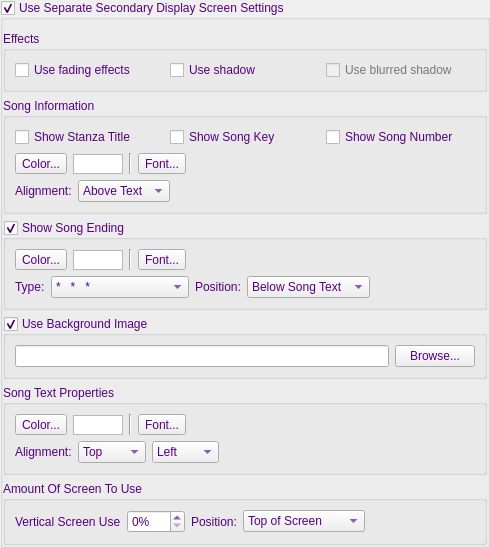
    <widget class="QGroupBox" name="groupBoxDisplay2">
     <property name="palette">
      <palette>
       <active>
        <colorrole role="WindowText">
         <brush brushstyle="SolidPattern">
          <color alpha="255">
           <red>85</red>
           <green>0</green>
           <blue>127</blue>
          </color>
         </brush>
        </colorrole>
        <colorrole role="Text">
         <brush brushstyle="SolidPattern">
          <color alpha="255">
           <red>85</red>
           <green>0</green>
           <blue>127</blue>
          </color>
         </brush>
        </colorrole>
        <colorrole role="ButtonText">
         <brush brushstyle="SolidPattern">
          <color alpha="255">
           <red>85</red>
           <green>0</green>
           <blue>127</blue>
          </color>
         </brush>
        </colorrole>
        <colorrole role="Highlight">
         <brush brushstyle="SolidPattern">
          <color alpha="255">
           <red>170</red>
           <green>85</green>
           <blue>255</blue>
          </color>
         </brush>
        </colorrole>
        <colorrole role="PlaceholderText">
         <brush brushstyle="NoBrush">
          <color alpha="128">
           <red>85</red>
           <green>0</green>
           <blue>127</blue>
          </color>
         </brush>
        </colorrole>
       </active>
       <inactive>
        <colorrole role="WindowText">
         <brush brushstyle="SolidPattern">
          <color alpha="255">
           <red>85</red>
           <green>0</green>
           <blue>127</blue>
          </color>
         </brush>
        </colorrole>
        <colorrole role="Text">
         <brush brushstyle="SolidPattern">
          <color alpha="255">
           <red>85</red>
           <green>0</green>
           <blue>127</blue>
          </color>
         </brush>
        </colorrole>
        <colorrole role="ButtonText">
         <brush brushstyle="SolidPattern">
          <color alpha="255">
           <red>85</red>
           <green>0</green>
           <blue>127</blue>
          </color>
         </brush>
        </colorrole>
        <colorrole role="Highlight">
         <brush brushstyle="SolidPattern">
          <color alpha="255">
           <red>170</red>
           <green>85</green>
           <blue>255</blue>
          </color>
         </brush>
        </colorrole>
        <colorrole role="PlaceholderText">
         <brush brushstyle="NoBrush">
          <color alpha="128">
           <red>85</red>
           <green>0</green>
           <blue>127</blue>
          </color>
         </brush>
        </colorrole>
       </inactive>
       <disabled>
        <colorrole role="WindowText">
         <brush brushstyle="SolidPattern">
          <color alpha="255">
           <red>120</red>
           <green>120</green>
           <blue>120</blue>
          </color>
         </brush>
        </colorrole>
        <colorrole role="Text">
         <brush brushstyle="SolidPattern">
          <color alpha="255">
           <red>120</red>
           <green>120</green>
           <blue>120</blue>
          </color>
         </brush>
        </colorrole>
        <colorrole role="ButtonText">
         <brush brushstyle="SolidPattern">
          <color alpha="255">
           <red>120</red>
           <green>120</green>
           <blue>120</blue>
          </color>
         </brush>
        </colorrole>
        <colorrole role="Highlight">
         <brush brushstyle="SolidPattern">
          <color alpha="255">
           <red>51</red>
           <green>153</green>
           <blue>255</blue>
          </color>
         </brush>
        </colorrole>
        <colorrole role="PlaceholderText">
         <brush brushstyle="NoBrush">
          <color alpha="128">
           <red>85</red>
           <green>0</green>
           <blue>127</blue>
          </color>
         </brush>
        </colorrole>
       </disabled>
      </palette>
     </property>
     <property name="title">
      <string>Use Separate Secondary Display Screen Settings</string>
     </property>
     <property name="flat">
      <bool>true</bool>
     </property>
     <property name="checkable">
      <bool>true</bool>
     </property>
     <layout class="QVBoxLayout" name="verticalLayout_3">
      <property name="leftMargin">
       <number>0</number>
      </property>
      <property name="rightMargin">
       <number>0</number>
      </property>
      <property name="bottomMargin">
       <number>0</number>
      </property>
      <item>
       <widget class="QGroupBox" name="groupBoxEffects2">
        <property name="palette">
         <palette>
          <active>
           <colorrole role="WindowText">
            <brush brushstyle="SolidPattern">
             <color alpha="255">
              <red>85</red>
              <green>0</green>
              <blue>127</blue>
             </color>
            </brush>
           </colorrole>
          </active>
          <inactive>
           <colorrole role="WindowText">
            <brush brushstyle="SolidPattern">
             <color alpha="255">
              <red>85</red>
              <green>0</green>
              <blue>127</blue>
             </color>
            </brush>
           </colorrole>
          </inactive>
          <disabled>
           <colorrole role="WindowText">
            <brush brushstyle="SolidPattern">
             <color alpha="255">
              <red>120</red>
              <green>120</green>
              <blue>120</blue>
             </color>
            </brush>
           </colorrole>
          </disabled>
         </palette>
        </property>
        <property name="title">
         <string>Effects</string>
        </property>
        <layout class="QHBoxLayout" name="horizontalLayout_11">
         <item>
          <widget class="QCheckBox" name="checkBoxUseFading2">
           <property name="toolTip">
            <string>If checked, when switching displayed text, fades the old text out and fades the new text in .</string>
           </property>
           <property name="text">
            <string>Use fading effects</string>
           </property>
          </widget>
         </item>
         <item>
          <widget class="QCheckBox" name="checkBoxUseShadow2">
           <property name="toolTip">
            <string>Useful when using a wallpaper image. Displays a fancy shadow effect.</string>
           </property>
           <property name="text">
            <string>Use shadow</string>
           </property>
          </widget>
         </item>
         <item>
          <widget class="QCheckBox" name="checkBoxUseBlurredShadow2">
           <property name="enabled">
            <bool>false</bool>
           </property>
           <property name="toolTip">
            <string>Useful when using a wallpaper image. Displays a fancy shadow effect.</string>
           </property>
           <property name="text">
            <string>Use blurred shadow</string>
           </property>
          </widget>
         </item>
        </layout>
       </widget>
      </item>
      <item>
       <widget class="QGroupBox" name="groupBoxSongInfo2">
        <property name="palette">
         <palette>
          <active>
           <colorrole role="WindowText">
            <brush brushstyle="SolidPattern">
             <color alpha="255">
              <red>85</red>
              <green>0</green>
              <blue>127</blue>
             </color>
            </brush>
           </colorrole>
          </active>
          <inactive>
           <colorrole role="WindowText">
            <brush brushstyle="SolidPattern">
             <color alpha="255">
              <red>85</red>
              <green>0</green>
              <blue>127</blue>
             </color>
            </brush>
           </colorrole>
          </inactive>
          <disabled>
           <colorrole role="WindowText">
            <brush brushstyle="SolidPattern">
             <color alpha="255">
              <red>120</red>
              <green>120</green>
              <blue>120</blue>
             </color>
            </brush>
           </colorrole>
          </disabled>
         </palette>
        </property>
        <property name="title">
         <string>Song Information</string>
        </property>
        <layout class="QVBoxLayout" name="verticalLayout_2">
         <item>
          <layout class="QHBoxLayout" name="horizontalLayout_9">
           <item>
            <widget class="QCheckBox" name="checkBoxStanzaTitle2">
             <property name="text">
              <string>Show Stanza Title</string>
             </property>
            </widget>
           </item>
           <item>
            <widget class="QCheckBox" name="checkBoxSongKey2">
             <property name="text">
              <string>Show Song Key</string>
             </property>
            </widget>
           </item>
           <item>
            <widget class="QCheckBox" name="checkBoxSongNumber2">
             <property name="text">
              <string>Show Song Number</string>
             </property>
            </widget>
           </item>
          </layout>
         </item>
         <item>
          <layout class="QHBoxLayout" name="horizontalLayout_10">
           <item>
            <widget class="QToolButton" name="toolButtonInfoColor2">
             <property name="text">
              <string>Color...</string>
             </property>
            </widget>
           </item>
           <item>
            <widget class="QGraphicsView" name="graphicViewInfoColor2">
             <property name="sizePolicy">
              <sizepolicy hsizetype="Minimum" vsizetype="Fixed">
               <horstretch>0</horstretch>
               <verstretch>0</verstretch>
              </sizepolicy>
             </property>
             <property name="minimumSize">
              <size>
               <width>50</width>
               <height>20</height>
              </size>
             </property>
             <property name="maximumSize">
              <size>
               <width>50</width>
               <height>19</height>
              </size>
             </property>
            </widget>
           </item>
           <item>
            <widget class="Line" name="line_4">
             <property name="orientation">
              <enum>Qt::Vertical</enum>
             </property>
            </widget>
           </item>
           <item>
            <widget class="QToolButton" name="toolButtonInfoFont2">
             <property name="text">
              <string>Font...</string>
             </property>
            </widget>
           </item>
           <item>
            <widget class="QLabel" name="labelInfoFont2">
             <property name="text">
              <string/>
             </property>
            </widget>
           </item>
          </layout>
         </item>
         <item>
          <layout class="QHBoxLayout" name="horizontalLayout_21">
           <item>
            <widget class="QLabel" name="labelAlingSongInfo2">
             <property name="text">
              <string>Alignment:</string>
             </property>
            </widget>
           </item>
           <item>
            <widget class="QComboBox" name="comboBoxInfoAlign2">
             <item>
              <property name="text">
               <string>Above Text</string>
              </property>
             </item>
             <item>
              <property name="text">
               <string>Below Text</string>
              </property>
             </item>
            </widget>
           </item>
           <item>
            <spacer name="horizontalSpacer_4">
             <property name="orientation">
              <enum>Qt::Horizontal</enum>
             </property>
             <property name="sizeHint" stdset="0">
              <size>
               <width>40</width>
               <height>20</height>
              </size>
             </property>
            </spacer>
           </item>
          </layout>
         </item>
        </layout>
       </widget>
      </item>
      <item>
       <widget class="QGroupBox" name="groupBoxSongEnding2">
        <property name="palette">
         <palette>
          <active>
           <colorrole role="WindowText">
            <brush brushstyle="SolidPattern">
             <color alpha="255">
              <red>85</red>
              <green>0</green>
              <blue>127</blue>
             </color>
            </brush>
           </colorrole>
          </active>
          <inactive>
           <colorrole role="WindowText">
            <brush brushstyle="SolidPattern">
             <color alpha="255">
              <red>85</red>
              <green>0</green>
              <blue>127</blue>
             </color>
            </brush>
           </colorrole>
          </inactive>
          <disabled>
           <colorrole role="WindowText">
            <brush brushstyle="SolidPattern">
             <color alpha="255">
              <red>120</red>
              <green>120</green>
              <blue>120</blue>
             </color>
            </brush>
           </colorrole>
          </disabled>
         </palette>
        </property>
        <property name="title">
         <string>Show Song Ending</string>
        </property>
        <property name="checkable">
         <bool>true</bool>
        </property>
        <layout class="QVBoxLayout" name="verticalLayout_6">
         <item>
          <layout class="QHBoxLayout" name="horizontalLayout_16">
           <item>
            <widget class="QToolButton" name="toolButtonEndingColor2">
             <property name="text">
              <string>Color...</string>
             </property>
            </widget>
           </item>
           <item>
            <widget class="QGraphicsView" name="graphicViewEndingColor2">
             <property name="sizePolicy">
              <sizepolicy hsizetype="Minimum" vsizetype="Fixed">
               <horstretch>0</horstretch>
               <verstretch>0</verstretch>
              </sizepolicy>
             </property>
             <property name="minimumSize">
              <size>
               <width>50</width>
               <height>20</height>
              </size>
             </property>
             <property name="maximumSize">
              <size>
               <width>50</width>
               <height>19</height>
              </size>
             </property>
            </widget>
           </item>
           <item>
            <widget class="Line" name="line_7">
             <property name="orientation">
              <enum>Qt::Vertical</enum>
             </property>
            </widget>
           </item>
           <item>
            <widget class="QToolButton" name="toolButtonEndingFont2">
             <property name="text">
              <string>Font...</string>
             </property>
            </widget>
           </item>
           <item>
            <widget class="QLabel" name="labelEndingFont2">
             <property name="text">
              <string/>
             </property>
            </widget>
           </item>
          </layout>
         </item>
         <item>
          <layout class="QHBoxLayout" name="horizontalLayout_20">
           <item>
            <widget class="QLabel" name="label">
             <property name="text">
              <string>Type:</string>
             </property>
            </widget>
           </item>
           <item>
            <widget class="QComboBox" name="comboBoxEndingType2">
             <property name="sizePolicy">
              <sizepolicy hsizetype="MinimumExpanding" vsizetype="Fixed">
               <horstretch>0</horstretch>
               <verstretch>0</verstretch>
              </sizepolicy>
             </property>
             <item>
              <property name="text">
               <string>*   *   *</string>
              </property>
             </item>
             <item>
              <property name="text">
               <string>-   -   -</string>
              </property>
             </item>
             <item>
              <property name="text">
               <string>°   °   °</string>
              </property>
             </item>
             <item>
              <property name="text">
               <string>•   •   •</string>
              </property>
             </item>
             <item>
              <property name="text">
               <string>●   ●   ●</string>
              </property>
             </item>
             <item>
              <property name="text">
               <string>▪   ▪   ▪</string>
              </property>
             </item>
             <item>
              <property name="text">
               <string>■   ■   ■</string>
              </property>
             </item>
             <item>
              <property name="text">
               <string>Song Copyright Info</string>
              </property>
             </item>
            </widget>
           </item>
           <item>
            <widget class="QLabel" name="labelEndingPosition2">
             <property name="text">
              <string>Position:</string>
             </property>
            </widget>
           </item>
           <item>
            <widget class="QComboBox" name="comboBoxEndingPosition2">
             <item>
              <property name="text">
               <string>Below Song Text</string>
              </property>
             </item>
             <item>
              <property name="text">
               <string>Bottom of Screen</string>
              </property>
             </item>
            </widget>
           </item>
           <item>
            <spacer name="horizontalSpacer_7">
             <property name="orientation">
              <enum>Qt::Horizontal</enum>
             </property>
             <property name="sizeHint" stdset="0">
              <size>
               <width>40</width>
               <height>20</height>
              </size>
             </property>
            </spacer>
           </item>
          </layout>
         </item>
        </layout>
       </widget>
      </item>
      <item>
       <widget class="QGroupBox" name="groupBoxSongBackground2">
        <property name="palette">
         <palette>
          <active>
           <colorrole role="WindowText">
            <brush brushstyle="SolidPattern">
             <color alpha="255">
              <red>85</red>
              <green>0</green>
              <blue>127</blue>
             </color>
            </brush>
           </colorrole>
          </active>
          <inactive>
           <colorrole role="WindowText">
            <brush brushstyle="SolidPattern">
             <color alpha="255">
              <red>85</red>
              <green>0</green>
              <blue>127</blue>
             </color>
            </brush>
           </colorrole>
          </inactive>
          <disabled>
           <colorrole role="WindowText">
            <brush brushstyle="SolidPattern">
             <color alpha="255">
              <red>120</red>
              <green>120</green>
              <blue>120</blue>
             </color>
            </brush>
           </colorrole>
          </disabled>
         </palette>
        </property>
        <property name="title">
         <string>Use Background Image</string>
        </property>
        <property name="checkable">
         <bool>true</bool>
        </property>
        <layout class="QHBoxLayout" name="horizontalLayout_8">
         <item>
          <widget class="QLineEdit" name="lineEditSongBackground2">
           <property name="readOnly">
            <bool>true</bool>
           </property>
          </widget>
         </item>
         <item>
          <widget class="QPushButton" name="buttonSongBackground2">
           <property name="text">
            <string>Browse...</string>
           </property>
          </widget>
         </item>
        </layout>
       </widget>
      </item>
      <item>
       <widget class="QGroupBox" name="groupBoxTextProperties2">
        <property name="palette">
         <palette>
          <active>
           <colorrole role="WindowText">
            <brush brushstyle="SolidPattern">
             <color alpha="255">
              <red>85</red>
              <green>0</green>
              <blue>127</blue>
             </color>
            </brush>
           </colorrole>
          </active>
          <inactive>
           <colorrole role="WindowText">
            <brush brushstyle="SolidPattern">
             <color alpha="255">
              <red>85</red>
              <green>0</green>
              <blue>127</blue>
             </color>
            </brush>
           </colorrole>
          </inactive>
          <disabled>
           <colorrole role="WindowText">
            <brush brushstyle="SolidPattern">
             <color alpha="255">
              <red>120</red>
              <green>120</green>
              <blue>120</blue>
             </color>
            </brush>
           </colorrole>
          </disabled>
         </palette>
        </property>
        <property name="title">
         <string>Song Text Properties</string>
        </property>
        <layout class="QVBoxLayout" name="verticalLayout_7">
         <item>
          <layout class="QHBoxLayout" name="horizontalLayout_7">
           <item>
            <widget class="QToolButton" name="toolButtonColor2">
             <property name="text">
              <string>Color...</string>
             </property>
            </widget>
           </item>
           <item>
            <widget class="QGraphicsView" name="graphicViewTextColor2">
             <property name="sizePolicy">
              <sizepolicy hsizetype="Minimum" vsizetype="Fixed">
               <horstretch>0</horstretch>
               <verstretch>0</verstretch>
              </sizepolicy>
             </property>
             <property name="minimumSize">
              <size>
               <width>50</width>
               <height>20</height>
              </size>
             </property>
             <property name="maximumSize">
              <size>
               <width>50</width>
               <height>19</height>
              </size>
             </property>
            </widget>
           </item>
           <item>
            <widget class="Line" name="line2">
             <property name="orientation">
              <enum>Qt::Vertical</enum>
             </property>
            </widget>
           </item>
           <item>
            <widget class="QToolButton" name="toolButtonFont2">
             <property name="text">
              <string>Font...</string>
             </property>
            </widget>
           </item>
           <item>
            <widget class="QLabel" name="labelFont2">
             <property name="sizePolicy">
              <sizepolicy hsizetype="Minimum" vsizetype="Preferred">
               <horstretch>0</horstretch>
               <verstretch>0</verstretch>
              </sizepolicy>
             </property>
             <property name="wordWrap">
              <bool>true</bool>
             </property>
            </widget>
           </item>
          </layout>
         </item>
         <item>
          <layout class="QHBoxLayout" name="horizontalLayout_17">
           <item>
            <widget class="QLabel" name="labelVertical2">
             <property name="text">
              <string>Alignment:</string>
             </property>
            </widget>
           </item>
           <item>
            <widget class="QComboBox" name="comboBoxVerticalAling2">
             <item>
              <property name="text">
               <string>Top</string>
              </property>
             </item>
             <item>
              <property name="text">
               <string>Middle</string>
              </property>
             </item>
             <item>
              <property name="text">
               <string>Bottom</string>
              </property>
             </item>
            </widget>
           </item>
           <item>
            <widget class="QComboBox" name="comboBoxHorizontalAling2">
             <item>
              <property name="text">
               <string>Left</string>
              </property>
             </item>
             <item>
              <property name="text">
               <string>Center</string>
              </property>
             </item>
             <item>
              <property name="text">
               <string>Right</string>
              </property>
             </item>
            </widget>
           </item>
           <item>
            <spacer name="horizontalSpacer_10">
             <property name="orientation">
              <enum>Qt::Horizontal</enum>
             </property>
             <property name="sizeHint" stdset="0">
              <size>
               <width>59</width>
               <height>20</height>
              </size>
             </property>
            </spacer>
           </item>
          </layout>
         </item>
        </layout>
       </widget>
      </item>
      <item>
       <widget class="QGroupBox" name="groupBoxScreenUse2">
        <property name="palette">
         <palette>
          <active>
           <colorrole role="WindowText">
            <brush brushstyle="SolidPattern">
             <color alpha="255">
              <red>85</red>
              <green>0</green>
              <blue>127</blue>
             </color>
            </brush>
           </colorrole>
          </active>
          <inactive>
           <colorrole role="WindowText">
            <brush brushstyle="SolidPattern">
             <color alpha="255">
              <red>85</red>
              <green>0</green>
              <blue>127</blue>
             </color>
            </brush>
           </colorrole>
          </inactive>
          <disabled>
           <colorrole role="WindowText">
            <brush brushstyle="SolidPattern">
             <color alpha="255">
              <red>120</red>
              <green>120</green>
              <blue>120</blue>
             </color>
            </brush>
           </colorrole>
          </disabled>
         </palette>
        </property>
        <property name="title">
         <string>Amount Of Screen To Use</string>
        </property>
        <layout class="QHBoxLayout" name="horizontalLayout_15">
         <item>
          <widget class="QLabel" name="label_5">
           <property name="text">
            <string>Vertical Screen Use</string>
           </property>
          </widget>
         </item>
         <item>
          <widget class="QSpinBox" name="spinBoxScreenUse2">
           <property name="toolTip">
            <string>Percent of screen to be used.</string>
           </property>
           <property name="suffix">
            <string>%</string>
           </property>
           <property name="maximum">
            <number>100</number>
           </property>
          </widget>
         </item>
         <item>
          <widget class="QLabel" name="label_6">
           <property name="text">
            <string>Position:</string>
           </property>
          </widget>
         </item>
         <item>
          <widget class="QComboBox" name="comboBoxScreenUse2">
           <property name="toolTip">
            <string>Select to use either top portion of the screen or bottom.</string>
           </property>
           <item>
            <property name="text">
             <string>Top of Screen</string>
            </property>
           </item>
           <item>
            <property name="text">
             <string>Bottom of Screen</string>
            </property>
           </item>
          </widget>
         </item>
         <item>
          <spacer name="horizontalSpacer_5">
           <property name="orientation">
            <enum>Qt::Horizontal</enum>
           </property>
           <property name="sizeHint" stdset="0">
            <size>
             <width>110</width>
             <height>20</height>
            </size>
           </property>
          </spacer>
         </item>
        </layout>
       </widget>
      </item>
     </layout>
    </widget>
